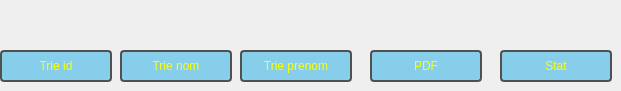
         <widget class="QWidget" name="tab_2">
          <attribute name="title">
           <string>Options</string>
          </attribute>
          <widget class="QPushButton" name="supprimer_7">
           <property name="geometry">
            <rect>
             <x>500</x>
             <y>50</y>
             <width>112</width>
             <height>32</height>
            </rect>
           </property>
           <property name="styleSheet">
            <string notr="true">QPushButton {
    background-color: #87CEEB; /* Light blue: R: 135, G: 206, B: 235 */
    border: 2px solid rgb(80, 80, 80); /* Dark grey: R: 80, G: 80, B: 80 */
    color: rgb(255, 255, 0);
    padding: 6px 12px; /* Adjust padding as needed */
    border-radius: 4px;
}

/* Hover effect */
QPushButton:hover {
    background-color: #add8e6; /* Lighter shade of blue on hover */
}

/* Pressed effect */
QPushButton:pressed {
    background-color: #5F9EA0; /* Darker shade of blue on press */
}

/* Disabled state */
QPushButton:disabled {
    background-color: #d3d3d3; /* Light grey for disabled state */
    border: 2px solid #a9a9a9; /* Dark grey border for disabled state */
    color: #696969; /* Dark grey text for disabled state */
}
</string>
           </property>
           <property name="text">
            <string>Stat</string>
           </property>
          </widget>
          <widget class="QPushButton" name="supprimer_5">
           <property name="geometry">
            <rect>
             <x>240</x>
             <y>50</y>
             <width>112</width>
             <height>32</height>
            </rect>
           </property>
           <property name="styleSheet">
            <string notr="true">QPushButton {
    background-color: #87CEEB; /* Light blue: R: 135, G: 206, B: 235 */
    border: 2px solid rgb(80, 80, 80); /* Dark grey: R: 80, G: 80, B: 80 */
    color: rgb(255, 255, 0);
    padding: 6px 12px; /* Adjust padding as needed */
    border-radius: 4px;
}

/* Hover effect */
QPushButton:hover {
    background-color: #add8e6; /* Lighter shade of blue on hover */
}

/* Pressed effect */
QPushButton:pressed {
    background-color: #5F9EA0; /* Darker shade of blue on press */
}

/* Disabled state */
QPushButton:disabled {
    background-color: #d3d3d3; /* Light grey for disabled state */
    border: 2px solid #a9a9a9; /* Dark grey border for disabled state */
    color: #696969; /* Dark grey text for disabled state */
}
</string>
           </property>
           <property name="text">
            <string>Trie prenom</string>
           </property>
          </widget>
          <widget class="QPushButton" name="supprimer_4">
           <property name="geometry">
            <rect>
             <x>120</x>
             <y>50</y>
             <width>112</width>
             <height>32</height>
            </rect>
           </property>
           <property name="styleSheet">
            <string notr="true">QPushButton {
    background-color: #87CEEB; /* Light blue: R: 135, G: 206, B: 235 */
    border: 2px solid rgb(80, 80, 80); /* Dark grey: R: 80, G: 80, B: 80 */
    color: rgb(255, 255, 0);
    padding: 6px 12px; /* Adjust padding as needed */
    border-radius: 4px;
}

/* Hover effect */
QPushButton:hover {
    background-color: #add8e6; /* Lighter shade of blue on hover */
}

/* Pressed effect */
QPushButton:pressed {
    background-color: #5F9EA0; /* Darker shade of blue on press */
}

/* Disabled state */
QPushButton:disabled {
    background-color: #d3d3d3; /* Light grey for disabled state */
    border: 2px solid #a9a9a9; /* Dark grey border for disabled state */
    color: #696969; /* Dark grey text for disabled state */
}
</string>
           </property>
           <property name="text">
            <string>Trie nom</string>
           </property>
          </widget>
          <widget class="QPushButton" name="supprimer_3">
           <property name="geometry">
            <rect>
             <x>0</x>
             <y>50</y>
             <width>112</width>
             <height>32</height>
            </rect>
           </property>
           <property name="styleSheet">
            <string notr="true">QPushButton {
    background-color: #87CEEB; /* Light blue: R: 135, G: 206, B: 235 */
    border: 2px solid rgb(80, 80, 80); /* Dark grey: R: 80, G: 80, B: 80 */
    color: rgb(255, 255, 0);
    padding: 6px 12px; /* Adjust padding as needed */
    border-radius: 4px;
}

/* Hover effect */
QPushButton:hover {
    background-color: #add8e6; /* Lighter shade of blue on hover */
}

/* Pressed effect */
QPushButton:pressed {
    background-color: #5F9EA0; /* Darker shade of blue on press */
}

/* Disabled state */
QPushButton:disabled {
    background-color: #d3d3d3; /* Light grey for disabled state */
    border: 2px solid #a9a9a9; /* Dark grey border for disabled state */
    color: #696969; /* Dark grey text for disabled state */
}
</string>
           </property>
           <property name="text">
            <string>Trie id</string>
           </property>
          </widget>
          <widget class="QPushButton" name="supprimer_6">
           <property name="geometry">
            <rect>
             <x>370</x>
             <y>50</y>
             <width>112</width>
             <height>32</height>
            </rect>
           </property>
           <property name="styleSheet">
            <string notr="true">QPushButton {
    background-color: #87CEEB; /* Light blue: R: 135, G: 206, B: 235 */
    border: 2px solid rgb(80, 80, 80); /* Dark grey: R: 80, G: 80, B: 80 */
    color: rgb(255, 255, 0);
    padding: 6px 12px; /* Adjust padding as needed */
    border-radius: 4px;
}

/* Hover effect */
QPushButton:hover {
    background-color: #add8e6; /* Lighter shade of blue on hover */
}

/* Pressed effect */
QPushButton:pressed {
    background-color: #5F9EA0; /* Darker shade of blue on press */
}

/* Disabled state */
QPushButton:disabled {
    background-color: #d3d3d3; /* Light grey for disabled state */
    border: 2px solid #a9a9a9; /* Dark grey border for disabled state */
    color: #696969; /* Dark grey text for disabled state */
}
</string>
           </property>
           <property name="text">
            <string>PDF</string>
           </property>
          </widget>
         </widget>
